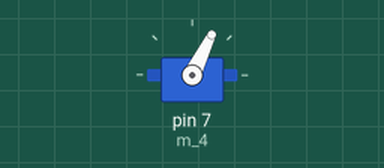
Recording of a sketch running on a simulated Arduino Uno, built with avr-gcc and run on an emulated ATmega328P. On the bench: servo.

Above: at 0.2 s.
Timing chart, 0 to 1.7 s (numbered marks = the images above):
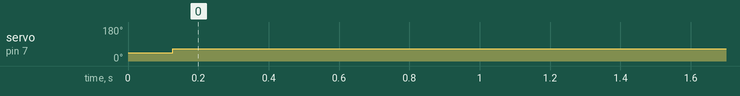

Measured:
- by itself, servo on pin 7 (m_4): 44° → 64° at 0.13 s

The sketch:

motor_tester.ino
```cpp
#include <Servo.h>
  Servo m_4;

void setup() {
  // put your setup code here, to run once:
  m_4.attach(7);
  for (int i = 0; i < 2000; i ++) {
    m_4.writeMicroseconds(1000);
  }
}

void loop() {
  // put your main code here, to run repeatedly:
  m_4.writeMicroseconds(1200);
}
```
